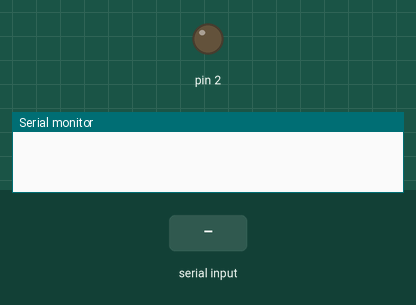
This sketch was run on a simulated Arduino Uno, built with avr-gcc and run on an emulated ATmega328P. Parts: output pins drawn as LEDs (lit = HIGH), the last lines printed to the serial monitor. The test bench sets the inputs (shaded band).

Above: at 1.2 s.
1.3 s: "on" received over Serial
At 2.2 s:
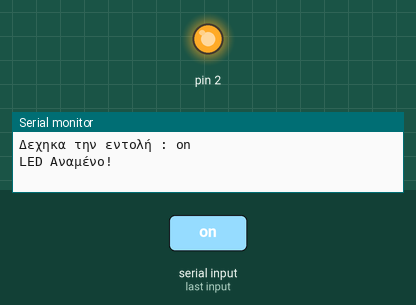
2.8 s: "off" received over Serial
At 3.5 s:
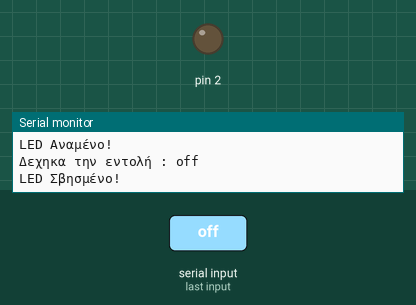
Timing chart, 0 to 5.8 s (numbered marks = the images above; inputs shaded):
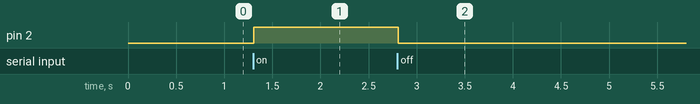

Measured:
- after the input at 1.3 s, pin 2: LOW → HIGH at once
- after the input at 2.8 s, pin 2: HIGH → LOW at once

The sketch:

ArduinoCode.ino
```cpp
/*
  Arduino Bluetooth Connection with AppInventor Android application
  Created by Perlat Kociaj
*/

String entoli;    //δήλωση μεταβλητής τύπου string για την εντολή

//δομή αρχικοποιήσης
void setup()
{
  Serial.begin(9600);   //εναρξη σύνδεσης με την συριακή θύρα
  pinMode(2, OUTPUT);  //καθορισμός του pin 13 για έξοδο
}
// επαναληπτική μέθοδος
void loop()
{
  while (Serial.available())  //έλεγχος εάν υπάρχουν διαθέσιμα δεδομένα
  {
    delay(3);               //καθυστέρηση 3 milisec
    char readSerial = Serial.read();  //δηλωση μεταβλητής για να διαβαζει απο την σειριακή θύρα και
    entoli += readSerial;             //εγχώρηση της τιμής στην μεταβλητή της εντολής
  }

  if (entoli.length() >0)
  {
    Serial.println("Δεχηκα την εντολή : " + entoli);
    if (entoli == "on")
    {
      digitalWrite(2, HIGH);   //Αναψε το LED
      Serial.println("LED Αναμένο!");
    } //έλεγχος οταν ο χρήστης πατάει το κουμπι "ΟΝ"

    if (entoli == "off")//ελεγχος οταν ο χρήστης ππατήσει το κουμπί "OFF"
    {
      digitalWrite(2, LOW);    //Σβήσημο του LED
      Serial.println("LED Σβησμένο!" );
    }
    entoli="";  //αδειασμα της εντολής και αναμένει για την επόμενη εντολή
  } //έλεγχος εαν δέχτηκε εντολή
}
```
